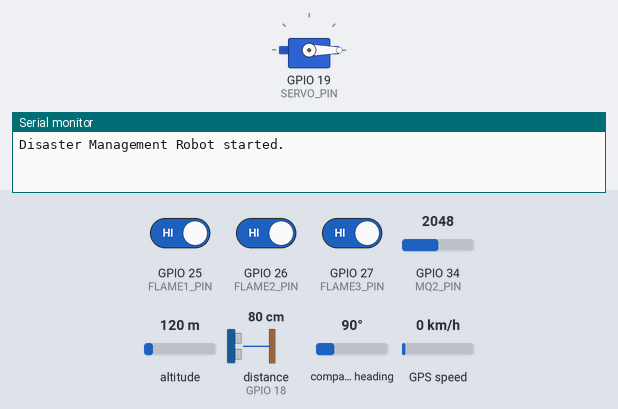
The sketch below on a simulated ESP32. Parts: servo, the last lines printed to the serial monitor. Wiring (inferred from the names in the program): ultrasonic range finder: trigger GPIO 5; echo GPIO 18. The test bench sets the inputs (shaded band); at power-on: distance to the obstacle (sensor on GPIO 18) 80 cm, GPIO 25 (FLAME1_PIN) HIGH, GPIO 26 (FLAME2_PIN) HIGH, GPIO 27 (FLAME3_PIN) HIGH, GPIO 34 (MQ2_PIN) = 2048, altitude 120 m, compass heading 90°, GPS speed 0 km/h (analog values on the 0–4095 scale). The echo pulse lasts 58.3 µs per cm; WiFi joins after 1.5 s; servers stay silent unless stated; the GPS gets a fix after 3 s at 37.7749, -122.4194 with 8 satellites.

Above: at 3.0 s.
3.1 s: distance to the obstacle (sensor on GPIO 18) set to 2 cm
At 4.1 s:
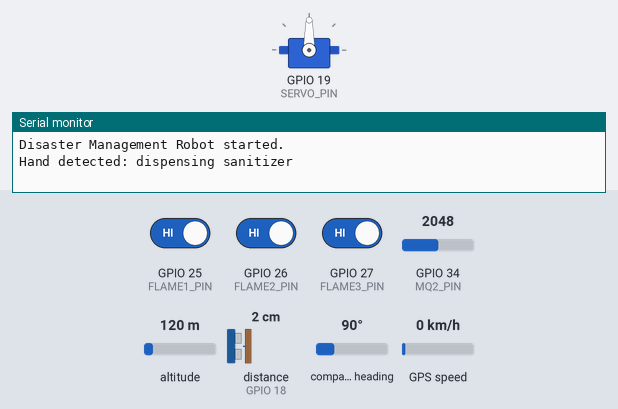
Timing chart, 0 to 6.1 s (numbered marks = the images above; inputs shaded):
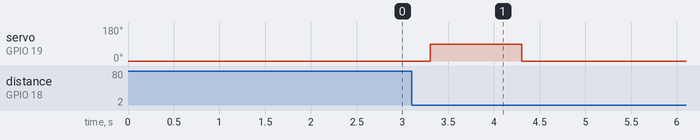

Measured:
- after the input at 3.1 s, servo on GPIO 19 (SERVO_PIN): 0° → 90° after 0.20 s, → 0° 1.0 s later

The sketch:

MANAGEMENT_ROBOT.ino
```cpp
#define BLYNK_TEMPLATE_ID   "YOUR_TEMPLATE_ID"
#define BLYNK_TEMPLATE_NAME "Disaster Management Robot"
#define BLYNK_AUTH_TOKEN    "YOUR_AUTH_TOKEN"

#define BLYNK_PRINT Serial

#include <WiFi.h>
#include <BlynkSimpleEsp32.h>
#include <TinyGPSPlus.h>
#include <ESP32Servo.h>

// -------- Wi-Fi --------
char ssid[] = "YOUR_WIFI_NAME";
char pass[] = "YOUR_WIFI_PASSWORD";

// -------- Pin configuration --------
#define TRIG_PIN       5
#define ECHO_PIN       18
#define SERVO_PIN      19

#define MQ2_PIN        34

#define FLAME1_PIN     25
#define FLAME2_PIN     26
#define FLAME3_PIN     27

#define GPS_RX_PIN     16  // ESP32 receives from GPS TX
#define GPS_TX_PIN     17  // ESP32 transmits to GPS RX

// -------- Settings to calibrate --------
const float HAND_DISTANCE_CM = 12.0;
const int MQ2_THRESHOLD = 1800; // Adjust after testing
const int SERVO_CLOSED = 0;
const int SERVO_OPEN = 90;

// Most flame sensor modules have active-LOW digital output.
const int FLAME_ACTIVE = LOW;

// -------- Objects --------
BlynkTimer timer;
TinyGPSPlus gps;
HardwareSerial GPSSerial(2);
Servo sanitizerServo;

// -------- State --------
bool handPresent = false;
bool dispensing = false;

unsigned long dispenseStarted = 0;
unsigned long lastAlertTime = 0;

const unsigned long DISPENSE_MS = 800;
const unsigned long ALERT_COOLDOWN_MS = 30000;

// -------- HC-SR04 distance --------
float getDistanceCM() {
  digitalWrite(TRIG_PIN, LOW);
  delayMicroseconds(3);

  digitalWrite(TRIG_PIN, HIGH);
  delayMicroseconds(10);
  digitalWrite(TRIG_PIN, LOW);

  unsigned long duration =
      pulseIn(ECHO_PIN, HIGH, 30000);

  if (duration == 0) return -1;

  return duration * 0.0343 / 2.0;
}

// -------- Send alert to Blynk --------
void sendAlert(String message) {
  Serial.println("ALERT: " + message);

  if (Blynk.connected()) {
    Blynk.logEvent("safety_alert", message);
  }
}

// -------- Read GPS continuously --------
void readGPS() {
  while (GPSSerial.available()) {
    gps.encode(GPSSerial.read());
  }
}

// -------- Update sanitizer dispenser --------
void checkSanitizer() {
  float distance = getDistanceCM();

  if (distance > 0) {
    Blynk.virtualWrite(V0, distance);
  }

  // Trigger only once while a hand remains in front.
  if (distance > 0 &&
      distance <= HAND_DISTANCE_CM &&
      !handPresent && !dispensing) {

    handPresent = true;
    dispensing = true;
    dispenseStarted = millis();

    sanitizerServo.write(SERVO_OPEN);

    Blynk.virtualWrite(V1, "Dispensing sanitizer");
    Serial.println("Hand detected: dispensing sanitizer");
  }

  // Re-arm when the hand is removed.
  if (distance < 0 || distance > HAND_DISTANCE_CM) {
    handPresent = false;
  }

  // Close the servo after the dispensing interval.
  if (dispensing &&
      millis() - dispenseStarted >= DISPENSE_MS) {

    sanitizerServo.write(SERVO_CLOSED);
    dispensing = false;

    Blynk.virtualWrite(V1, "Ready");
  }
}

// -------- Read smoke and flame sensors --------
void checkSafetySensors() {
  int smokeValue = analogRead(MQ2_PIN);

  int flame1 = digitalRead(FLAME1_PIN);
  int flame2 = digitalRead(FLAME2_PIN);
  int flame3 = digitalRead(FLAME3_PIN);

  bool smokeDetected = smokeValue >= MQ2_THRESHOLD;
  bool fireDetected =
      flame1 == FLAME_ACTIVE ||
      flame2 == FLAME_ACTIVE ||
      flame3 == FLAME_ACTIVE;

  Blynk.virtualWrite(V2, smokeValue);
  Blynk.virtualWrite(V3, fireDetected ? 1 : 0);

  String alert = "";

  if (smokeDetected) {
    alert += "Smoke/gas threshold exceeded. ";
  }

  if (flame1 == FLAME_ACTIVE) alert += "Flame sensor 1 triggered. ";
  if (flame2 == FLAME_ACTIVE) alert += "Flame sensor 2 triggered. ";
  if (flame3 == FLAME_ACTIVE) alert += "Flame sensor 3 triggered. ";

  // Limit repeated notifications.
  if (alert.length() > 0 &&
      millis() - lastAlertTime >= ALERT_COOLDOWN_MS) {

    sendAlert(alert);
    lastAlertTime = millis();
  }
}

// -------- GPS location update every minute --------
void updateLocation() {
  if (gps.location.isValid() &&
      gps.location.age() < 10000) {

    double latitude = gps.location.lat();
    double longitude = gps.location.lng();

    Serial.printf("Latitude: %.6f\n", latitude);
    Serial.printf("Longitude: %.6f\n", longitude);

    Blynk.virtualWrite(V5, latitude);
    Blynk.virtualWrite(V6, longitude);

    String mapLink =
        "https://maps.google.com/?q=" +
        String(latitude, 6) + "," +
        String(longitude, 6);

    Blynk.virtualWrite(V7, mapLink);

  } else {
    Serial.println("GPS fix unavailable; waiting for satellites.");
    Blynk.virtualWrite(V7, "Waiting for GPS fix");
  }
}

// -------- Setup --------
void setup() {
  Serial.begin(115200);

  pinMode(TRIG_PIN, OUTPUT);
  pinMode(ECHO_PIN, INPUT);

  pinMode(FLAME1_PIN, INPUT);
  pinMode(FLAME2_PIN, INPUT);
  pinMode(FLAME3_PIN, INPUT);

  analogReadResolution(12);

  sanitizerServo.setPeriodHertz(50);
  sanitizerServo.attach(SERVO_PIN, 500, 2400);
  sanitizerServo.write(SERVO_CLOSED);

  GPSSerial.begin(
      9600, SERIAL_8N1, GPS_RX_PIN, GPS_TX_PIN);

  Blynk.begin(
      BLYNK_AUTH_TOKEN, ssid, pass);

  timer.setInterval(500L, checkSanitizer);
  timer.setInterval(1000L, checkSafetySensors);
  timer.setInterval(60000L, updateLocation);

  Serial.println("Disaster Management Robot started.");
}

// -------- Main loop --------
void loop() {
  Blynk.run();
  timer.run();
  readGPS();
}
```
